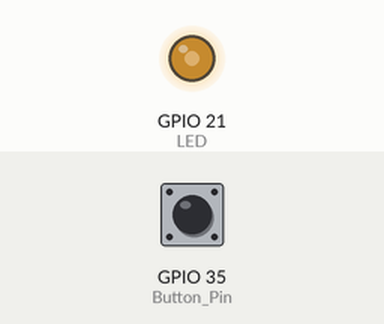
Recording of a sketch running on a simulated ESP32. Shown: output pins drawn as LEDs (lit = HIGH). Inputs (shaded band) come from the test bench; at power-on: GPIO 35 (Button_Pin) LOW.

Above: at 0.1 s.
Timing chart, 0 to 1.6 s (numbered marks = the images above):
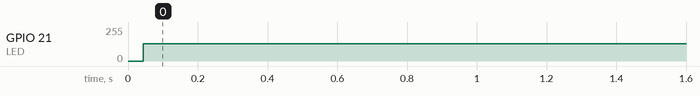

Measured:
- by itself, GPIO 21 (LED): 0/255 → 128/255 at 0.04 s

The sketch:

Note15.ino
```cpp
#define LED 21
#define Button_Pin   35
hw_timer_t *My_timer = NULL;
int d;int cout = 0;
  int level;
void button(){


  if(digitalRead(Button_Pin)==HIGH){
    cout++;
  }
  level = cout%5;
  if(level == 0){
    d = 200;
  }
  if(level == 1){
    d = 400;
  }
  if(level == 2){
    d = 600;
  }
  if(level == 3){
    d = 800;
  }
  if(level == 4){
    d = 1000;
  }
}

// This is the Timer ISR. It is automatically called
// on a timer alarm event.
void IRAM_ATTR onTimer(){
  digitalWrite(LED, !digitalRead(LED));
}

void setup() {
  pinMode(Button_Pin, INPUT);
  pinMode(LED, OUTPUT);
  My_timer = timerBegin(0, 80, true);  // use tiemr 0 and set prescale to 80 so 1 tick is 1 uSec
  timerAttachInterrupt(My_timer, &onTimer, true); // point to the ISR
  timerAlarmWrite(My_timer, 800, true);  // set alarm every 1 sec
  timerAlarmEnable(My_timer);  // enable the alarm
  attachInterrupt(Button_Pin, button, RISING);

}

void loop() {

timerAlarmWrite(My_timer, 800, true);
delay(d);
timerAlarmWrite(My_timer, 600, true);
delay(d);
timerAlarmWrite(My_timer, 500, true);
delay(d);
timerAlarmWrite(My_timer, 900, true);
delay(d);
timerAlarmWrite(My_timer, 800, true);
delay(d);
timerAlarmWrite(My_timer, 400, true);
delay(d);
timerAlarmWrite(My_timer, 600, true);
delay(d);
timerAlarmWrite(My_timer, 880, true);
delay(d);
timerAlarmWrite(My_timer, 900, true);
delay(d);
timerAlarmWrite(My_timer, 869, true);
delay(d);
timerAlarmWrite(My_timer, 880, true);
delay(d);
timerAlarmWrite(My_timer, 780, true);
delay(d);
timerAlarmWrite(My_timer, 500, true);
delay(d);
timerAlarmWrite(My_timer, 900, true);
delay(d);
timerAlarmWrite(My_timer, 500, true);
delay(d);
timerAlarmWrite(My_timer, 1000, true);
delay(d);
timerAlarmWrite(My_timer, 100, true);
delay(d);
}
```
